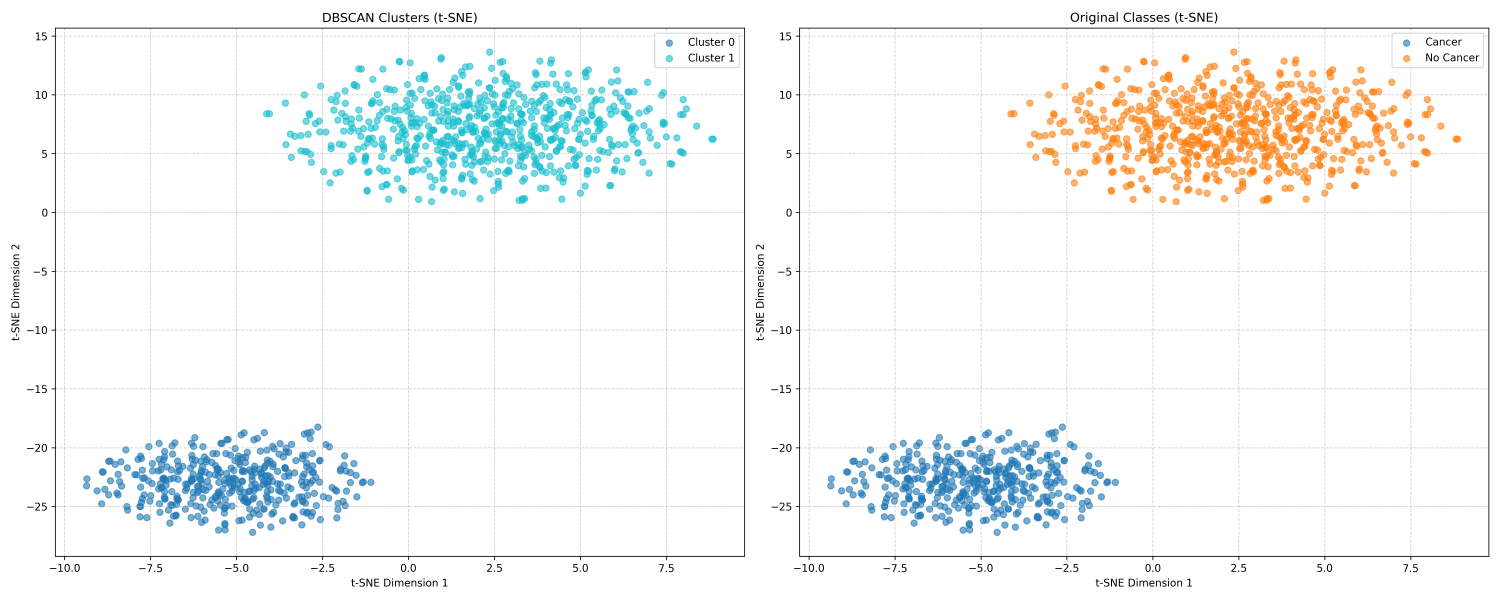
#> input picture backend/API/project/model_resnet_cbam_ssvae_weight_classification_4/dbscan_clusters.png, 6000 x 2400 px (shown at 1/4 size)
$ python -i solvequality.py   (imports and definitions only)
#> lines starting #> are read from the running program, lines starting #| are printed output that depends on the picture
import cv2
import numpy as np

# Enhance contrast
def solve_contrast(image):
    # Tách ảnh thành các kênh màu (Red, Green, Blue)
    channels = cv2.split(image)

    # Áp dụng CLAHE (Contrast Limited Adaptive Histogram Equalization) cho từng kênh
    clahe = cv2.createCLAHE(clipLimit=1.0, tileGridSize=(8, 8))
    enhanced_channels = []

    for channel in channels:
        enhanced_channel = clahe.apply(channel)  # Áp dụng CLAHE cho mỗi kênh
        enhanced_channels.append(enhanced_channel)

    # Gộp các kênh lại để tạo thành ảnh màu
    enhanced_image = cv2.merge(enhanced_channels)

    return enhanced_image

# Enhance sharpness
def solve_blur(image):
    # Chuyển ảnh sang RGB nếu là BGR
    img_rgb = cv2.cvtColor(image, cv2.COLOR_BGR2RGB)

    # Chuẩn hóa ảnh về giá trị [0,1]
    img_norm = img_rgb.astype(float) / 255.0

    # Làm mờ ảnh
    blur = cv2.GaussianBlur(img_norm, (9, 9), 10.0)

    # Áp dụng Unsharp Mask
    sharpened = cv2.addWeighted(img_norm, 1.5, blur, -0.5, 0)

    # Chuyển về khoảng [0,255] và kiểu uint8
    sharpened = np.clip(sharpened * 255, 0, 255).astype(np.uint8)

    # Chuyển lại về BGR
    result = cv2.cvtColor(sharpened, cv2.COLOR_RGB2BGR)

    return result

# Reduce noise
def solve_noise(image):
    # Áp dụng Bilateral Filter để khử nhiễu mà vẫn giữ cạnh
    # Tham số: ảnh, đường kính của mỗi pixel lân cận, sigmaColor, sigmaSpace
    denoised = cv2.bilateralFilter(image, d=9, sigmaColor=75, sigmaSpace=75)
    return denoised

# Color balance
def solve_balance(image):
    # Tách các kênh màu
    b, g, r = cv2.split(image)

    # Tính toán giá trị trung bình cho mỗi kênh
    r_avg = np.mean(r)
    g_avg = np.mean(g)
    b_avg = np.mean(b)

    # Tính giá trị trung bình của cả 3 kênh
    avg = (r_avg + g_avg + b_avg) / 3

    # Tính hệ số điều chỉnh cho mỗi kênh
    r_scale = avg / r_avg if r_avg > 0 else 1
    g_scale = avg / g_avg if g_avg > 0 else 1
    b_scale = avg / b_avg if b_avg > 0 else 1

    # Điều chỉnh các kênh
    r = np.clip(r * r_scale, 0, 255).astype(np.uint8)
    g = np.clip(g * g_scale, 0, 255).astype(np.uint8)
    b = np.clip(b * b_scale, 0, 255).astype(np.uint8)

    # Gộp các kênh lại
    balanced_image = cv2.merge([b, g, r])

    return balanced_image

# Resize image
def resize_image(image, target_width=256, target_height=256):
    # Lấy kích thước ban đầu
    height, width = image.shape[:2]

    # Kiểm tra nếu đã đủ tiêu chuẩn về kích thước
    if width >= target_width and height >= target_height:
        return image

    # Tính tỷ lệ để giữ nguyên tỷ lệ khung hình
    scale = max(target_width / width, target_height / height)

    # Tính kích thước mới
    new_width = int(width * scale)
    new_height = int(height * scale)

    # Resize ảnh
    resized_image = cv2.resize(image, (new_width, new_height), interpolation=cv2.INTER_CUBIC)

    return resized_image

# Brightness adjustment
def solve_brightness(image, target_brightness=127):
    # Chuyển sang grayscale để tính độ sáng trung bình
    gray = cv2.cvtColor(image, cv2.COLOR_BGR2GRAY)
    current_brightness = np.mean(gray)

    # Tính giá trị cần thêm vào để đạt đến độ sáng mong muốn
    brightness_diff = target_brightness - current_brightness

    # Điều chỉnh độ sáng bằng cách thêm/bớt giá trị cho mỗi pixel
    adjusted = np.clip(image.astype(np.float32) + brightness_diff, 0, 255).astype(np.uint8)

    return adjusted

# Hàm tổng hợp xử lý tất cả các vấn đề
def enhance_image(image):
    # Kiểm tra và điều chỉnh kích thước
    image = resize_image(image)

    # Điều chỉnh độ sáng
    image = solve_brightness(image)

    # Giảm nhiễu
    image = solve_noise(image)

    # Tăng độ sắc nét
    image = solve_blur(image)

    # Cải thiện độ tương phản
    image = solve_contrast(image)

    # Cân bằng màu sắc
    image = solve_balance(image)

    return image

# Hàm xử lý ảnh và lưu kết quả
def process_and_save(input_path, output_path):
    # Đọc ảnh
    image = cv2.imread(input_path)

    if image is None:
        print(f"Không thể đọc ảnh: {input_path}")
        return False

    # Tăng cường chất lượng ảnh
    enhanced = enhance_image(image)

    # Lưu ảnh đã xử lý
    cv2.imwrite(output_path, enhanced)
    print(f"Đã lưu ảnh đã xử lý tại: {output_path}")

    return True

>>> import cv2
>>> picture = cv2.imread('project/model_resnet_cbam_ssvae_weight_classification_4/dbscan_clusters.png')
#> picture is the input picture: shape (2400, 6000, 3); mean B, G, R 246.3, 246.7, 244.5
>>> result = enhance_image(picture)
#> in solve_brightness, `gray = cv2.cvtColor(image, cv2.COLOR_BGR2GRAY)`:
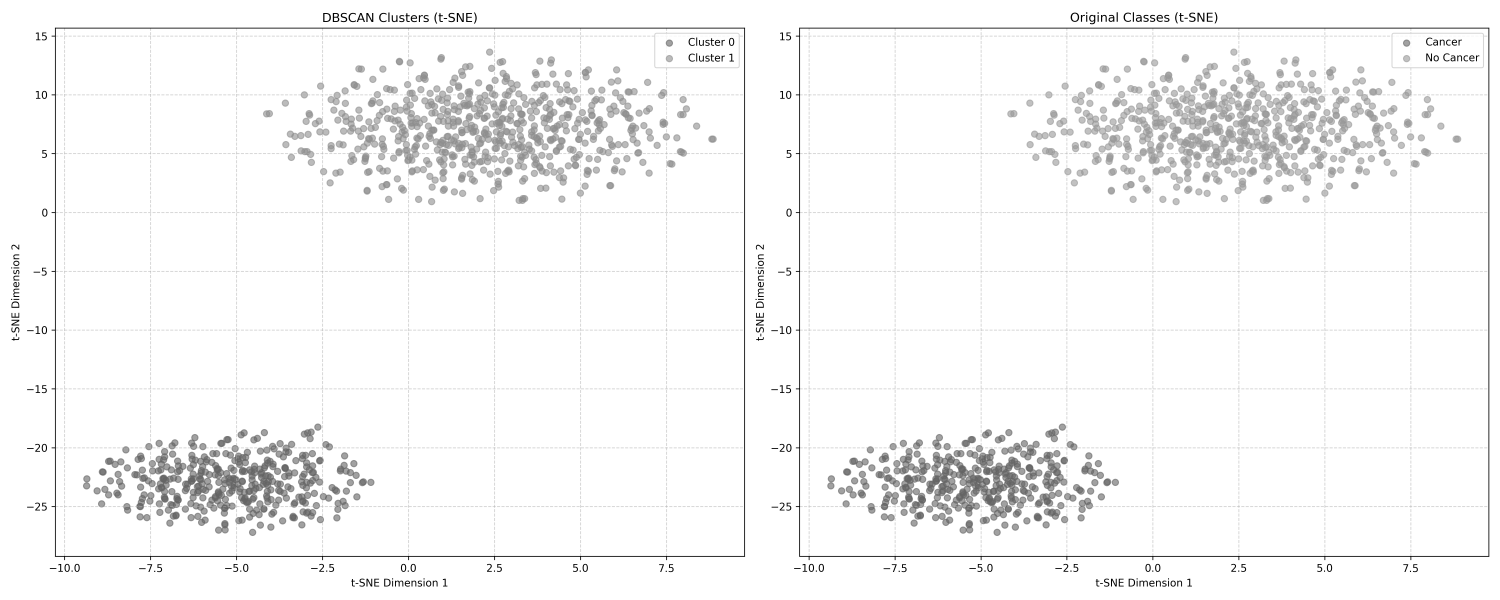
#> gray: shape (2400, 6000) (shown at 1/4 size); min 0, max 255, mean 246
#> in solve_brightness, `current_brightness = np.mean(gray)`: current_brightness = 246
#> in solve_brightness, `brightness_diff = target_brightness - current_brightness`: brightness_diff = -119
#> in solve_brightness, `adjusted = np.clip(image.astype(np.float32) + brightness_diff, 0, 255)..`:
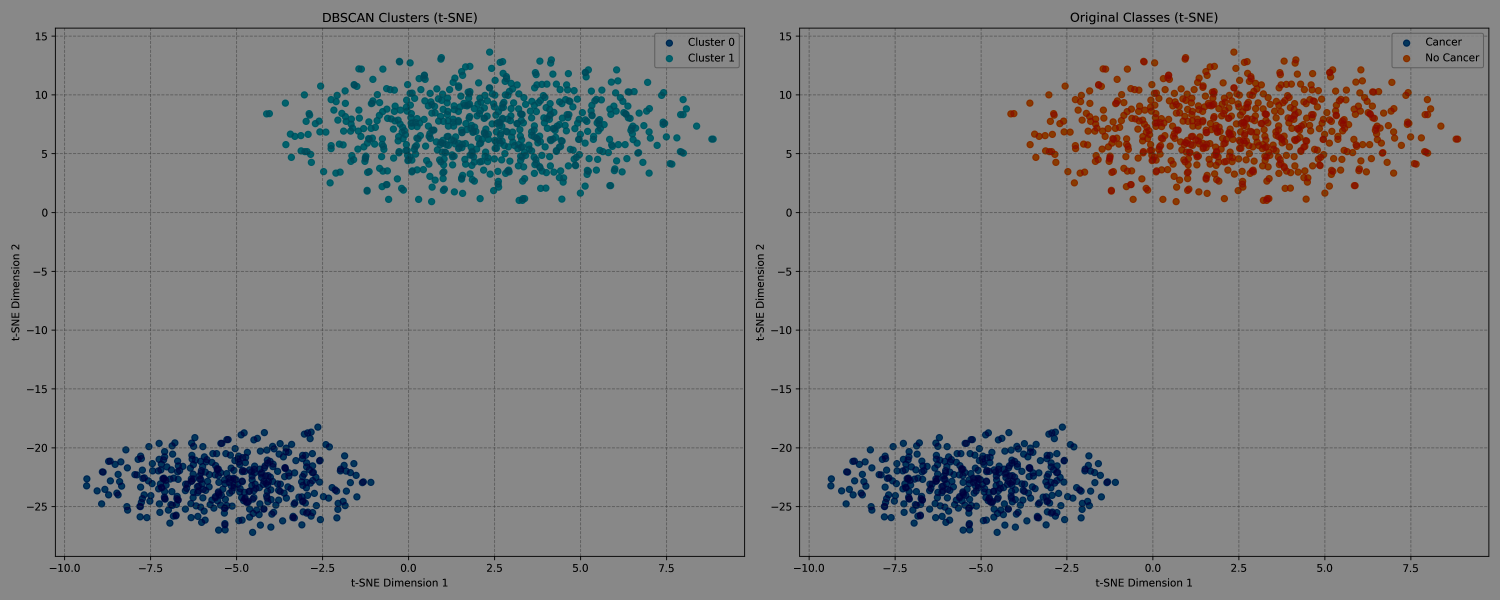
#> adjusted: shape (2400, 6000, 3) (shown at 1/4 size); mean B, G, R 129, 128.6, 127.8
#> in solve_blur, `sharpened = cv2.addWeighted(img_norm, 1.5, blur, -0.5, 0)`:
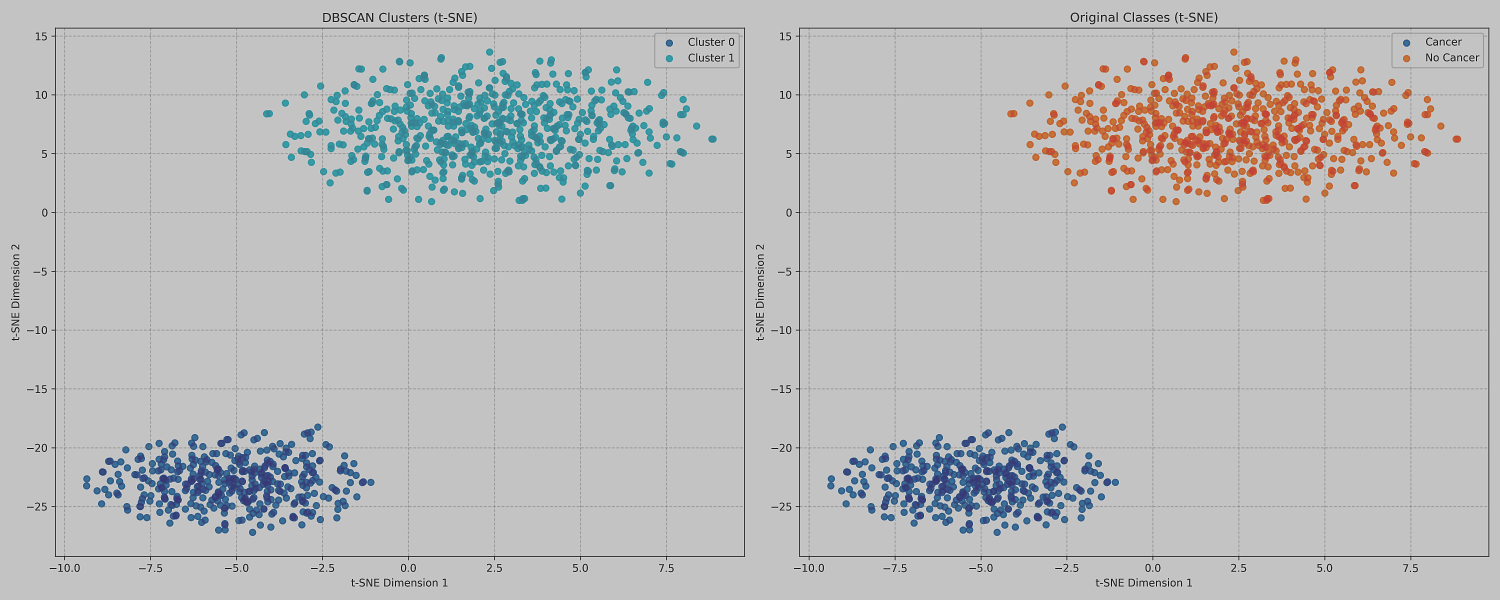
#> sharpened: shape (2400, 6000, 3) float64 (shown at 1/4 size); mean R, G, B 0.502, 0.504, 0.506; drawn with min black and max white
#> the loop in solve_contrast, `for channel in channels:` made 3 passes
#> pass 3, in solve_contrast, `enhanced_channel = clahe.apply(channel)`:
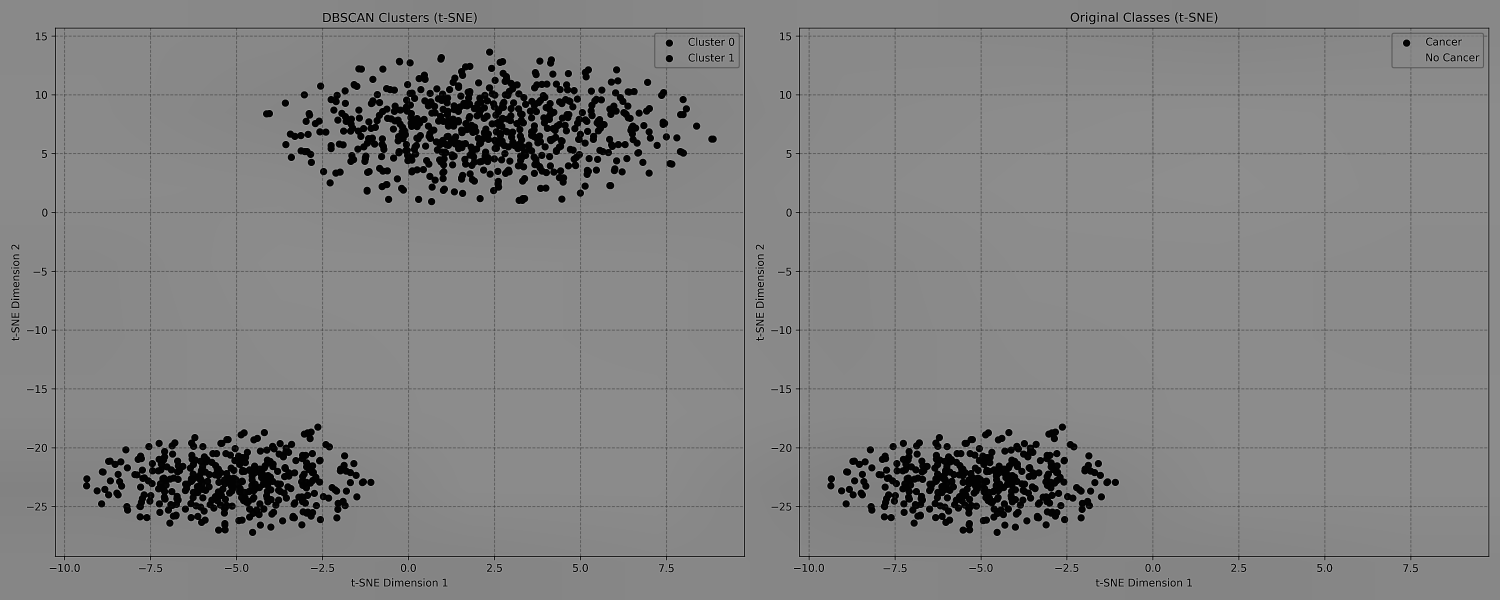
#> enhanced_channel: shape (2400, 6000) (shown at 1/4 size); min 2, max 200, mean 129.5
#> after the loop in solve_contrast, `for channel in channels:`: enhanced_channels = 3 items
#> in solve_balance, `r_avg = np.mean(r)`: r_avg = 129.5
#> in solve_balance, `g_avg = np.mean(g)`: g_avg = 133.3
#> in solve_balance, `b_avg = np.mean(b)`: b_avg = 132
#> in solve_balance, `avg = (r_avg + g_avg + b_avg) / 3`: avg = 131.6
#> in solve_balance, `r_scale = avg / r_avg if r_avg > 0 else 1`: r_scale = 1.02
#> in solve_balance, `g_scale = avg / g_avg if g_avg > 0 else 1`: g_scale = 0.987
#> in solve_balance, `b_scale = avg / b_avg if b_avg > 0 else 1`: b_scale = 0.997
